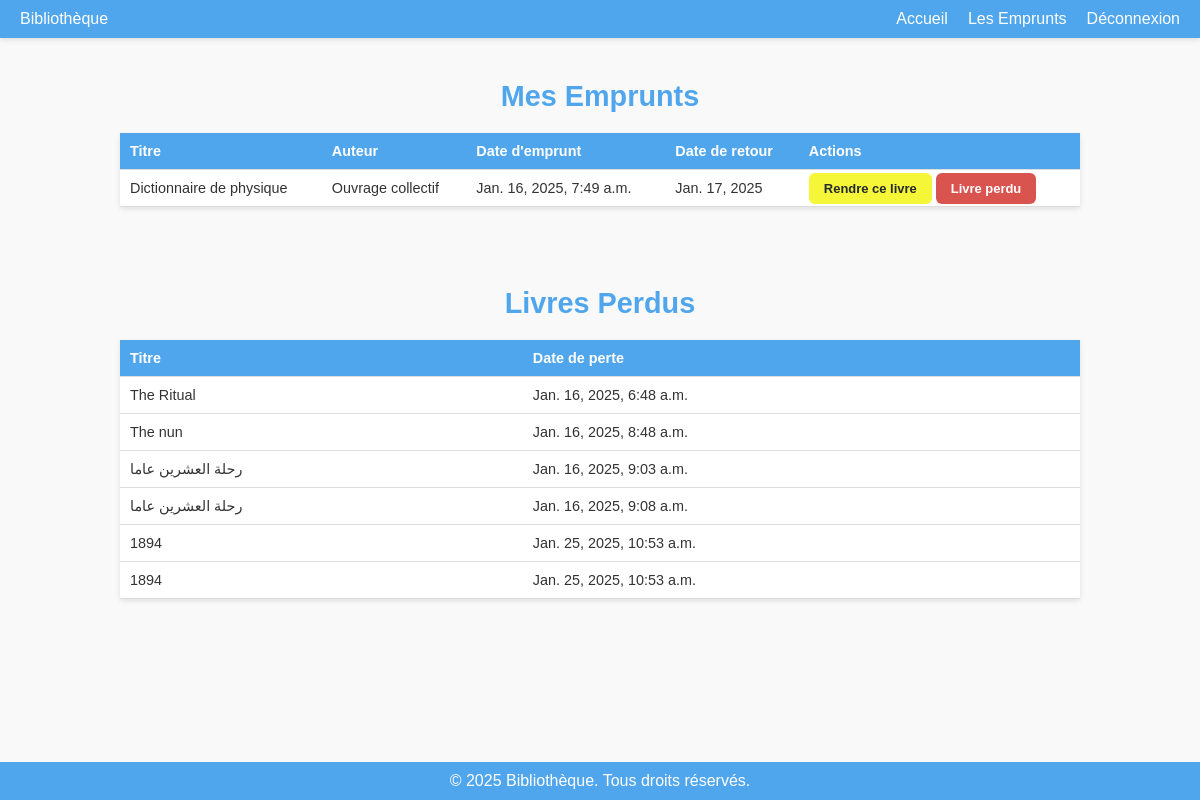
Screenshot of /les-emprunts/ (signed in) with the database file from the repository.
### bibliotheque/models.py (models this page shows, shortened)
class Livre(models.Model):
    titre = models.CharField(max_length=255)  # Titre du livre
    auteur = models.CharField(max_length=255)  # Auteur du livre
    genre = models.CharField(max_length=100)  # Genre littéraire
    annee_publication = models.PositiveIntegerField()  # Année de publication
    nombre_exemplaires = models.PositiveIntegerField(default=1)  # Nombre d'exemplaires disponibles
    image = models.ImageField(upload_to='images/')  # Chemin vers l'image du livre

class Emprunt(models.Model):
    livre = models.ForeignKey(Livre, on_delete=models.CASCADE)
    utilisateur = models.ForeignKey(User, on_delete=models.CASCADE)
    email = models.EmailField()
    telephone = models.CharField(max_length=15)
    date_emprunt = models.DateTimeField(auto_now_add=True)  # Ajoute automatiquement la date d'emprunt
    date_rendement = models.DateField()

class LivrePerdu(models.Model):
    titre = models.CharField(max_length=255)
    date_signalement = models.DateTimeField(auto_now_add=True)

### bibliotheque/views.py (the view)
# urls.py: path('les-emprunts/', views.les_emprunts_view, name='les_emprunts'),
@login_required
def les_emprunts_view(request):
    emprunts = Emprunt.objects.filter(utilisateur=request.user)
    livres_perdus = LivrePerdu.objects.all()
    livres_empruntes = [
        {
            'livre': emprunt.livre,
            'date_emprunt': emprunt.date_emprunt,
            'date_rendement': emprunt.date_rendement,
        }
        for emprunt in emprunts
    ]
    return render(request, 'bibliotheque/LesEmprunts.html', {
        'livres_empruntes': livres_empruntes,
        'livres_perdus': livres_perdus,
    })

### bibliotheque/templates/bibliotheque/LesEmprunts.html (shortened to what this page needs)
<!DOCTYPE html>
<html lang="en">
<head>
</head>
<body>
    <nav>
        <a href="#">Bibliothèque</a>
        <ul class="list">
            <li><a href="{% url 'accueil' %}">Accueil</a></li>
            <li><a href="{% url 'les_emprunts' %}">Les Emprunts</a></li>
            {% if request.user.is_authenticated %}
                <li><a href="{% url 'logout' %}">Déconnexion</a></li>
            {% else %}
                <li><a href="{% url 'login' %}">Connexion</a></li>
                <li><a href="{% url 'signup' %}">Inscription</a></li>
            {% endif %}
        </ul>
    </nav>
    <main>
        <h1>Mes Emprunts</h1>
        {% if livres_empruntes %}
            <table>
                <thead>
                    <tr>
                        <th>Titre</th>
                        <th>Auteur</th>
                        <th>Date d'emprunt</th>
                        <th>Date de retour</th>
                        <th>Actions</th>
                    </tr>
                </thead>
                <tbody>
                    {% for emprunt in livres_empruntes %}
                        <tr>
                            <td>{{ emprunt.livre.titre }}</td>
                            <td>{{ emprunt.livre.auteur }}</td>
                            <td>{{ emprunt.date_emprunt }}</td>
                            <td>{{ emprunt.date_rendement }}</td>
                            <td>
                                <a href="{% url 'rendre_livre' emprunt.livre.id %}" class="button button-4">Rendre ce livre</a>
                                <a href="{% url 'perdre_livre' emprunt.livre.id %}" class="button button-5">Livre perdu</a>
                            </td>
                        </tr>
                    {% endfor %}
                </tbody>
            </table>
        {% else %}
            <p>Vous n'avez pas encore emprunté de livres.</p>
        {% endif %}
        <h1>Livres Perdus</h1>
        {% if livres_perdus %}
            <table>
                <thead>
                    <tr>
                        <th>Titre</th>
                        <th>Date de perte</th>
                    </tr>
                </thead>
                <tbody>
                    {% for livre in livres_perdus %}
                        <tr>
                            <td>{{ livre.titre }}</td>
                            <td>{{ livre.date_signalement }}</td>
                        </tr>
                    {% endfor %}
                </tbody>
            </table>
        {% else %}
            <p>Vous n'avez pas signalé de livre comme perdu.</p>
        {% endif %}
    </main>
    <footer>
        &copy; 2025 Bibliothèque. Tous droits réservés.
    </footer>
</body>
</html>

### bibliotheque/templates/bibliotheque/LesEmprunts.html (style rules this page uses)
* { box-sizing: border-box; }
body { margin: 0; font-family: Helvetica, Verdana, sans-serif; background-color: #f9f9f9; color: #333; }
nav { background-color: #50a6ed; position: fixed; top: 0; left: 0; width: 100%; padding: 10px 20px; display: flex; align-items: center; justify-content: space-between; box-shadow: 0 2px 5px rgba(0, 0, 0, 0.1); color: white; z-index: 1000; }
a { color: inherit; text-decoration: none; }
.list { list-style-type: none; display: flex; margin: 0; padding: 0; }
.list li { margin-left: 20px; }
h1 { margin-top: 80px; text-align: center; font-size: 1.8em; color: #50a6ed; }
table { width: 80%; margin: 20px auto; border-collapse: collapse; background: #fff; box-shadow: 0 2px 5px rgba(0, 0, 0, 0.1); font-size: 0.9em; }
th, td { padding: 10px; text-align: left; border-bottom: 1px solid #ddd; }
th { background-color: #50a6ed; color: white; font-weight: bold; }
.button { appearance: none; border: none; border-radius: 6px; padding: 8px 15px; font-size: 0.9em; font-weight: bold; cursor: pointer; text-align: center; text-decoration: none; transition: background-color 0.3s ease, transform 0.2s ease; }
.button-4 { background-color: #f6f639; color: #24292E; }
.button-5 { background-color: #d9534f; color: white; }
footer { text-align: center; margin-top: 20px; padding: 10px; background-color: #50a6ed; color: white; position: fixed; bottom: 0; width: 100%; }

### rows the page displays
Livre: livre.titre "Dictionnaire de physique", livre.auteur "Ouvrage collectif", date_emprunt "Jan. 16, 2025, 7:49 a.m.", date_rendement "Jan. 17, 2025"
LivrePerdu: titre "The Ritual", date_signalement "Jan. 16, 2025, 6:48 a.m."
LivrePerdu: titre "The nun", date_signalement "Jan. 16, 2025, 8:48 a.m."
LivrePerdu: titre "رحلة العشرين عاما", date_signalement "Jan. 16, 2025, 9:03 a.m."
LivrePerdu: titre "رحلة العشرين عاما", date_signalement "Jan. 16, 2025, 9:08 a.m."
LivrePerdu: titre "1894", date_signalement "Jan. 25, 2025, 10:53 a.m."
LivrePerdu: titre "1894", date_signalement "Jan. 25, 2025, 10:53 a.m."
